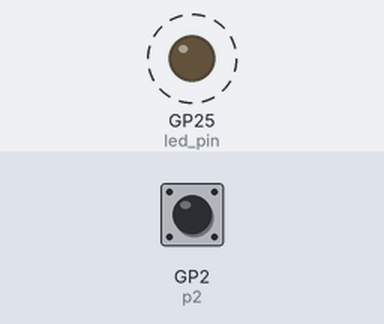
This program was run on a simulated Raspberry Pi Pico running MicroPython. Shown: output pins drawn as LEDs (lit = HIGH). Dashed ring = blinking. Inputs (shaded band) come from the test bench; at power-on: GP2 (p2) HIGH. What the program prints to the serial console is not drawn.

Above: at 0.87 s.
1.3 s: GP2 (p2) pulled LOW for 0.15 s
Timing chart, 0 to 10.3 s (numbered marks = the images above; inputs shaded):
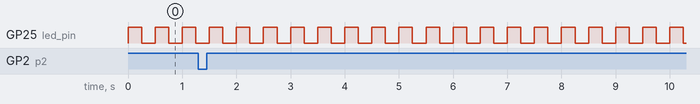

The program:

simple_irq.py
```python
from machine import Pin
from utime import sleep

p2 = Pin(2, Pin.IN, Pin.PULL_UP)
led_pin = Pin("LED", Pin.OUT)

p2.irq(lambda p: print("IRQ with flags:", p.irq().flags()), Pin.IRQ_FALLING)

while True:
    led_pin.toggle()
    sleep(0.25)
```

Measured:
- by itself, GP25 (led_pin): alternates HIGH for 0.25 s and LOW for 0.25 s
